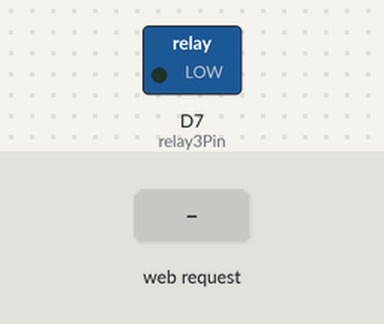
The sketch below on a simulated ESP8266 (NodeMCU). Shown: switched loads named in the sketch (green lamp = pin HIGH). The inputs (shaded band) are chosen by the test bench. WiFi joins after 1.5 s; servers stay silent unless stated; what the sketch prints to the serial monitor is not drawn.

Above: at 2.7 s.
2.8 s: HTTP request GET /?relay3=off received
At 3.6 s:
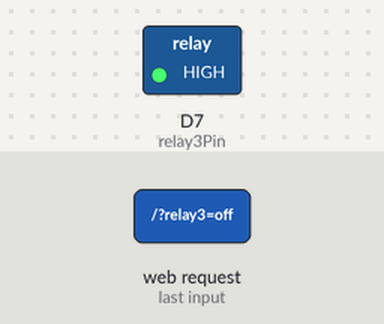
4.3 s: HTTP request GET /?relay3=on received
At 4.7 s:
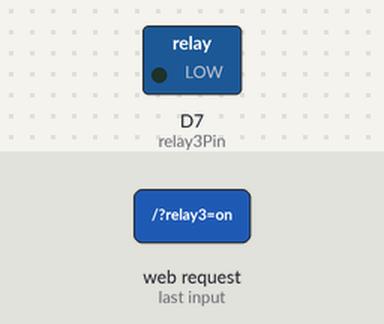
Timing chart, 0 to 7.3 s (numbered marks = the images above; inputs shaded):
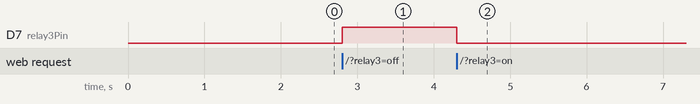

The sketch:

relay3viaweb.ino
```cpp
#include <ESP8266WiFi.h>
#include <WiFiClient.h>
#include <ESP8266WebServer.h>

// USERNAME WIFI
const char* ssid = "Wifi Username";
//PASSWORD WIFI
const char* password = "Password Your Wifi";
const int relay3Pin = D7;

ESP8266WebServer server(80);

void setup() {
  pinMode(relay3Pin, OUTPUT);
  digitalWrite(relay3Pin, LOW); // Ensure the relay is initially off

  Serial.begin(9600);
  connectToWiFi();

  server.on("/", handleRoot);
  server.begin();
  Serial.println("HTTP server started");
}

void loop() {
  server.handleClient();
}

void connectToWiFi() {
  Serial.println();
  Serial.print("Connecting to ");
  Serial.println(ssid);

  WiFi.begin(ssid, password);

  while (WiFi.status() != WL_CONNECTED) {
    delay(500);
    Serial.print(".");
  }

  Serial.println("");
  Serial.println("WiFi connected");
  Serial.println("IP address: ");
  Serial.println(WiFi.localIP());
}

void handleRoot() {
  Serial.println("Got a Request");

  if (server.hasArg("relay3")) {
    if (server.arg("relay3") == "on") {
      digitalWrite(relay3Pin, LOW);  // Activate the relay (assuming LOW activates the relay)
    } else if (server.arg("relay3") == "off") {
      digitalWrite(relay3Pin, HIGH); // Deactivate the relay
    }
  }

  String msg = "<html><body>\n";
  msg += "<center><h1>Control Relay 3</h1></center>";

  // Relay 3
  msg += "<center><h2>";
  if (digitalRead(relay3Pin) == LOW) {
    msg += "<a href='?relay3=off'/><button style='appearance: button; background-color: red; border-radius: 6px; color: #fff; padding: 0 25px;'>Relay 3 Off</button></a>";
  } else {
    msg += "<a href='?relay3=on'/><button style='appearance: button; background-color: #405cf5; border-radius: 6px; color: #fff; padding: 0 25px;'>Relay 3 On</button></a>";
  }
  msg += "</h2></center>";

  msg += "</body></html>";
  server.send(200, "text/html", msg);
}
```

Measured:
- after the input at 2.8 s, D7 (relay3Pin): LOW → HIGH at once
- after the input at 4.3 s, D7 (relay3Pin): HIGH → LOW at once
